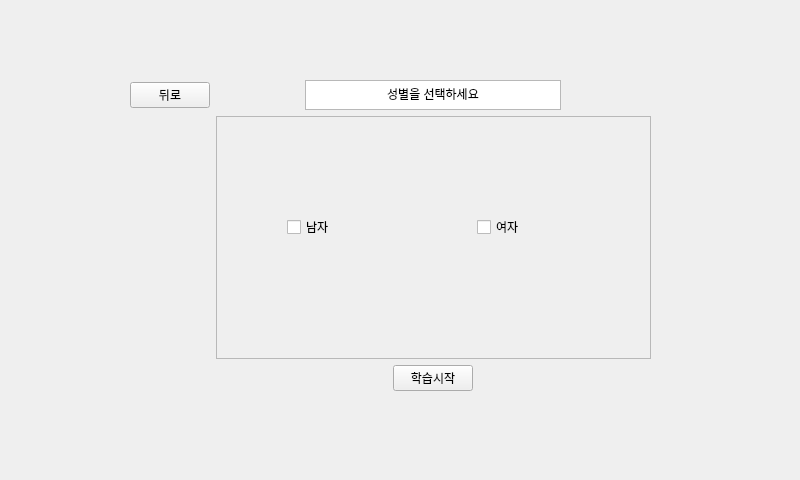
<?xml version="1.0" encoding="UTF-8"?>
<ui version="4.0">
 <class>Form</class>
 <widget class="QWidget" name="Form">
  <property name="geometry">
   <rect>
    <x>0</x>
    <y>0</y>
    <width>800</width>
    <height>480</height>
   </rect>
  </property>
  <property name="windowTitle">
   <string>Form</string>
  </property>
  <widget class="QWidget" name="gridLayoutWidget">
   <property name="geometry">
    <rect>
     <x>130</x>
     <y>80</y>
     <width>521</width>
     <height>311</height>
    </rect>
   </property>
   <layout class="QGridLayout" name="gridLayout_2">
    <property name="sizeConstraint">
     <enum>QLayout::SetDefaultConstraint</enum>
    </property>
    <item row="1" column="1" alignment="Qt::AlignHCenter">
     <widget class="QTextBrowser" name="textBrowser_2">
      <property name="maximumSize">
       <size>
        <width>16777215</width>
        <height>30</height>
       </size>
      </property>
      <property name="mouseTracking">
       <bool>true</bool>
      </property>
      <property name="lineWrapMode">
       <enum>QTextEdit::WidgetWidth</enum>
      </property>
      <property name="html">
       <string>&lt;!DOCTYPE HTML PUBLIC &quot;-//W3C//DTD HTML 4.0//EN&quot; &quot;http://www.w3.org/TR/REC-html40/strict.dtd&quot;&gt;
&lt;html&gt;&lt;head&gt;&lt;meta name=&quot;qrichtext&quot; content=&quot;1&quot; /&gt;&lt;style type=&quot;text/css&quot;&gt;
p, li { white-space: pre-wrap; }
&lt;/style&gt;&lt;/head&gt;&lt;body style=&quot; font-family:'Gulim'; font-size:9pt; font-weight:400; font-style:normal;&quot;&gt;
&lt;p align=&quot;center&quot; style=&quot; margin-top:0px; margin-bottom:0px; margin-left:0px; margin-right:0px; -qt-block-indent:0; text-indent:0px;&quot;&gt;성별을 선택하세요&lt;/p&gt;&lt;/body&gt;&lt;/html&gt;</string>
      </property>
     </widget>
    </item>
    <item row="5" column="1" alignment="Qt::AlignHCenter">
     <widget class="QPushButton" name="startbutton_2">
      <property name="autoFillBackground">
       <bool>true</bool>
      </property>
      <property name="text">
       <string>학습시작</string>
      </property>
     </widget>
    </item>
    <item row="3" column="1">
     <widget class="QScrollArea" name="scrollArea">
      <property name="widgetResizable">
       <bool>true</bool>
      </property>
      <widget class="QWidget" name="scrollAreaWidgetContents">
       <property name="geometry">
        <rect>
         <x>0</x>
         <y>0</y>
         <width>436</width>
         <height>242</height>
        </rect>
       </property>
       <widget class="QCheckBox" name="checkBox">
        <property name="geometry">
         <rect>
          <x>70</x>
          <y>90</y>
          <width>80</width>
          <height>40</height>
         </rect>
        </property>
        <property name="text">
         <string>남자</string>
        </property>
       </widget>
       <widget class="QCheckBox" name="checkBox_2">
        <property name="geometry">
         <rect>
          <x>260</x>
          <y>90</y>
          <width>80</width>
          <height>40</height>
         </rect>
        </property>
        <property name="text">
         <string>여자</string>
        </property>
        <property name="checked">
         <bool>false</bool>
        </property>
       </widget>
      </widget>
     </widget>
    </item>
    <item row="1" column="0">
     <widget class="QPushButton" name="pushButton">
      <property name="text">
       <string>뒤로</string>
      </property>
     </widget>
    </item>
   </layout>
  </widget>
 </widget>
 <resources/>
 <connections>
  <connection>
   <sender>startbutton_2</sender>
   <signal>clicked()</signal>
   <receiver>Form</receiver>
   <slot>nextcheckNoise()</slot>
   <hints>
    <hint type="sourcelabel">
     <x>417</x>
     <y>385</y>
    </hint>
    <hint type="destinationlabel">
     <x>531</x>
     <y>421</y>
    </hint>
   </hints>
  </connection>
  <connection>
   <sender>pushButton</sender>
   <signal>clicked()</signal>
   <receiver>Form</receiver>
   <slot>backtomain()</slot>
   <hints>
    <hint type="sourcelabel">
     <x>151</x>
     <y>102</y>
    </hint>
    <hint type="destinationlabel">
     <x>77</x>
     <y>96</y>
    </hint>
   </hints>
  </connection>
 </connections>
 <slots>
  <slot>nextcheckNoise()</slot>
  <slot>backtomain()</slot>
 </slots>
</ui>
